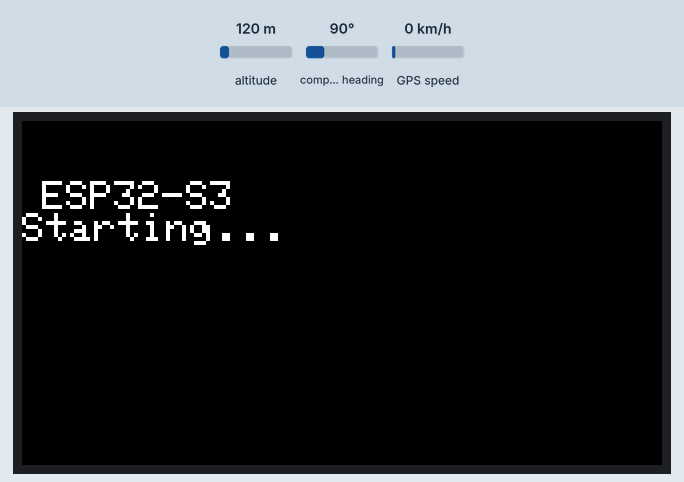
Simulated run of this program. Board: ESP32-S3. On the bench: 320×172 colour display. Inputs (shaded band) come from the test bench; at power-on: altitude 120 m, compass heading 90°, GPS speed 0 km/h. The GPS gets a fix after 3 s at 37.7749, -122.4194 with 8 satellites; what the program prints to the serial monitor is not drawn.

Above: at 0.37 s.
At 3.6 s:
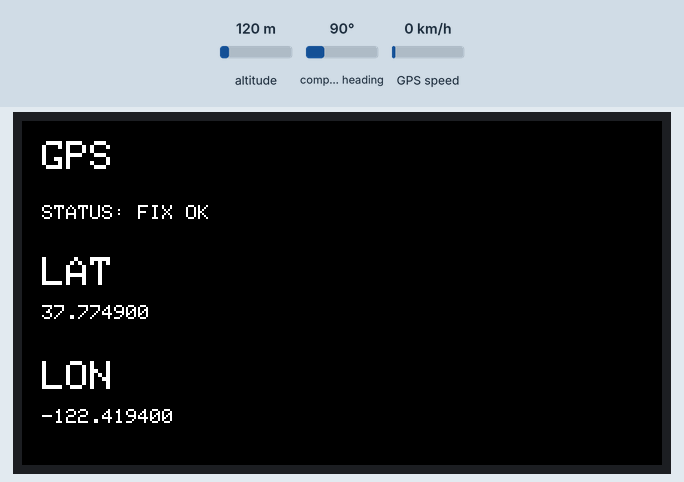

The program:

main.cpp
```cpp
#include <Arduino.h>
#include <WiFi.h>
#include <WebServer.h>
#include <TinyGPSPlus.h>
#include <ArduinoJson.h>
#include <Arduino_GFX_Library.h>

const char* AP_SSID = "ESP32-GPS";
const char* AP_PASS = "12345678";

#define GPS_RX_PIN 44
#define GPS_TX_PIN 43
#define GPS_BAUD 57600

#define LCD_MOSI 45
#define LCD_SCLK 40
#define LCD_CS 42
#define LCD_DC 41
#define LCD_RST 39
#define LCD_BL 46
#define LCD_WIDTH 172
#define LCD_HEIGHT 320

#define COLOR_BLACK 0x000000
#define COLOR_WHITE 0xFFFFFF

HardwareSerial gpsSerial(2);
TinyGPSPlus gps;
Arduino_DataBus *displayBus = new Arduino_ESP32SPI(LCD_DC, LCD_CS, LCD_SCLK, LCD_MOSI);
Arduino_GFX *gfx = new Arduino_ST7789(displayBus, LCD_RST, 1, true, LCD_WIDTH, LCD_HEIGHT, 34, 0, 34, 0);
WebServer server(80);

bool haveFix = false;
double lat = 0.0;
double lng = 0.0;
double altitude = 0.0;
int satellites = 0; // satellites used in fix
int satellitesVisible = 0; // satellites in view from GSV, even without fix
double hdop = 0.0;
unsigned long lastFixMs = 0;

String coordsJson() {
  JsonDocument doc;
  doc["valid"] = haveFix;
  doc["lat"] = serialized(String(lat, 7));
  doc["lng"] = serialized(String(lng, 7));
  doc["alt"] = altitude;
  doc["sat"] = satellites;
  doc["sat_visible"] = satellitesVisible;
  doc["hdop"] = hdop;
  doc["age_ms"] = haveFix ? (long)(millis() - lastFixMs) : -1;

  String out;
  serializeJson(doc, out);
  return out;
}

void handleRoot() {
  server.sendHeader("Cache-Control", "no-store");
  server.send_P(200, "text/html; charset=utf-8", R"HTML(
<!DOCTYPE html>
<html lang="ru">
<head>
<meta charset="utf-8">
<meta name="viewport" content="width=device-width,initial-scale=1">
<title>ESP32 GNSS</title>
<link rel="stylesheet" href="https://unpkg.com/leaflet@1.9.4/dist/leaflet.css">
<style>
body{margin:0;padding:12px;background:#111;color:#eee;font-family:system-ui,sans-serif}
.card{background:#1c1c1c;border-radius:12px;padding:14px;margin-bottom:12px}
.coords{font-family:monospace;font-size:18px;word-break:break-all;margin:10px 0}
button{padding:10px 14px;border:0;border-radius:8px;background:#2f81f7;color:#fff;font-size:15px}
#map{height:55vh;border-radius:12px}
.small{color:#aaa;font-size:13px}
</style>
</head>
<body>
<div class="card">
<h2>Координаты ESP32</h2>
<div id="status" class="small">Ожидание данных…</div>
<div id="coords" class="coords">—</div>
<button onclick="copyCoords()">Скопировать координаты</button>
</div>
<div id="map"></div>
<script src="https://unpkg.com/leaflet@1.9.4/dist/leaflet.js"></script>
<script>
const map=L.map('map').setView([59.9386,30.3141],11);
L.tileLayer('https://{s}.tile.openstreetmap.org/{z}/{x}/{y}.png',{maxZoom:19,attribution:'&copy; OpenStreetMap contributors'}).addTo(map);
let marker=null;
async function refresh(){
try{
const r=await fetch('/coords');
const d=await r.json();
if(!d.valid){document.getElementById('status').textContent='Нет GPS-фикса';return;}
const text=d.lat+', '+d.lng;
document.getElementById('coords').textContent=text;
document.getElementById('status').textContent='Спутников: '+d.sat+' | HDOP: '+d.hdop+' | обновлено '+Math.round(d.age_ms/1000)+' с назад';
if(!marker){marker=L.marker([d.lat,d.lng]).addTo(map);map.setView([d.lat,d.lng],16);}else{marker.setLatLng([d.lat,d.lng]);map.panTo([d.lat,d.lng]);}
}catch(e){}
}
function copyCoords(){
const text=document.getElementById('coords').textContent;
if(text!=='—')navigator.clipboard.writeText(text);
}
setInterval(refresh,2000);
refresh();
</script>
</body>
</html>
)HTML");
}

void handleCoords() {
  server.sendHeader("Cache-Control", "no-store");
  server.send(200, "application/json", coordsJson());
}

void updateDisplay() {
  gfx->fillScreen(COLOR_BLACK);
  gfx->setTextColor(COLOR_WHITE);
  gfx->setTextSize(2);
  gfx->setCursor(10, 10);
  gfx->println("GPS");
  gfx->setTextSize(1);
  gfx->setCursor(10, 42);
  gfx->print("STATUS: "); gfx->println(haveFix ? "FIX OK" : "NO FIX");
  gfx->setTextSize(2); gfx->setCursor(10, 68); gfx->println("LAT");
  gfx->setTextSize(1); gfx->setCursor(10, 92); gfx->println(haveFix ? String(lat, 6) : String("0.000000"));
  gfx->setTextSize(2); gfx->setCursor(10, 120); gfx->println("LON");
  gfx->setTextSize(1); gfx->setCursor(10, 144); gfx->println(haveFix ? String(lng, 6) : String("0.000000"));
  gfx->setTextSize(2); gfx->setCursor(10, 176); gfx->print("SAT: "); gfx->println(satellitesVisible);
  gfx->setTextSize(1); gfx->setCursor(10, 210);
  gfx->print("USED: "); gfx->println(satellites);
  gfx->print("ALT: "); gfx->print(altitude, 0); gfx->println(" m");
  gfx->println(); gfx->print("Wi-Fi: "); gfx->println(AP_SSID);
  gfx->println(WiFi.softAPIP().toString());
}
void setup() {
  Serial.begin(115200);

  pinMode(LCD_BL, OUTPUT);
  digitalWrite(LCD_BL, HIGH);

  if (!gfx->begin()) {
    Serial.println("ST7789 initialization failed");
  } else {
    Serial.println("ST7789 initialized");
  }

  gfx->fillScreen(COLOR_BLACK);
  gfx->setTextColor(COLOR_WHITE);
  gfx->setTextSize(2);
  gfx->setCursor(10, 30);
  gfx->println("ESP32-S3");
  gfx->println("Starting...");

  gpsSerial.begin(GPS_BAUD, SERIAL_8N1, GPS_RX_PIN, GPS_TX_PIN);

  WiFi.mode(WIFI_AP);
  WiFi.softAP(AP_SSID, AP_PASS);

  server.on("/", HTTP_GET, handleRoot);
  server.on("/coords", HTTP_GET, handleCoords);
  server.begin();

  Serial.println();
  Serial.print("Wi-Fi: ");
  Serial.println(AP_SSID);
  Serial.print("Open: http://");
  Serial.println(WiFi.softAPIP());
}

void loop() {
  server.handleClient();

  while (gpsSerial.available()) {
    char c = gpsSerial.read();
    static String nmeaLine;
    if (c == '\n') {
      nmeaLine.trim();
      if (nmeaLine.startsWith("$") && nmeaLine.indexOf("GSV,") > 0) {
        int c1 = nmeaLine.indexOf(',');
        int c2 = nmeaLine.indexOf(',', c1 + 1);
        int c3 = c2 >= 0 ? nmeaLine.indexOf(',', c2 + 1) : -1;
        int c4 = c3 >= 0 ? nmeaLine.indexOf(',', c3 + 1) : -1;
        if (c4 > c3) satellitesVisible = nmeaLine.substring(c3 + 1, c4).toInt();
      }
      nmeaLine = "";
    } else if (c != '\r' && nmeaLine.length() < 160) nmeaLine += c;
    else if (nmeaLine.length() >= 160) nmeaLine = "";

    if (gps.encode(c)) {
      if (gps.location.isValid() && gps.location.isUpdated()) {
        lat = gps.location.lat();
        lng = gps.location.lng();
        haveFix = true;
        lastFixMs = millis();
      }

      if (gps.altitude.isValid()) {
        altitude = gps.altitude.meters();
      }

      if (gps.satellites.isValid()) {
        satellites = gps.satellites.value();
      }

      if (gps.hdop.isValid()) {
        hdop = gps.hdop.hdop();
      }
    }
  }

  static unsigned long lastUi = 0;
  if (millis() - lastUi > 500) {
    lastUi = millis();
    updateDisplay();
  }
}
```
